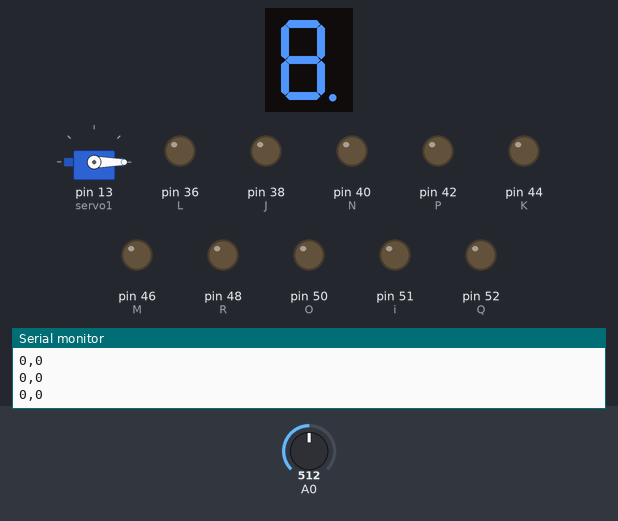
Bench run of a sketch on a simulated Arduino Mega 2560, built with avr-gcc and run on an emulated ATmega2560. Shown: 1-digit seven-segment display, servo, output pins drawn as LEDs (lit = HIGH), the last lines printed to the serial monitor. Wiring (inferred from the names in the program): 1-digit 7-segment display, segments lit when LOW: segments pin 45, pin 37, pin 49, pin 53, pin 41, pin 43, pin 39, pin 47. The test bench sets the inputs (shaded band); at power-on: A0 = 512. The segment pins are drawn as the display they are named for; pins used as bus, display or sensor lines are not drawn.

Above: at 3.8 s.
3.9 s: A0 set to 498
At 4.17 s:
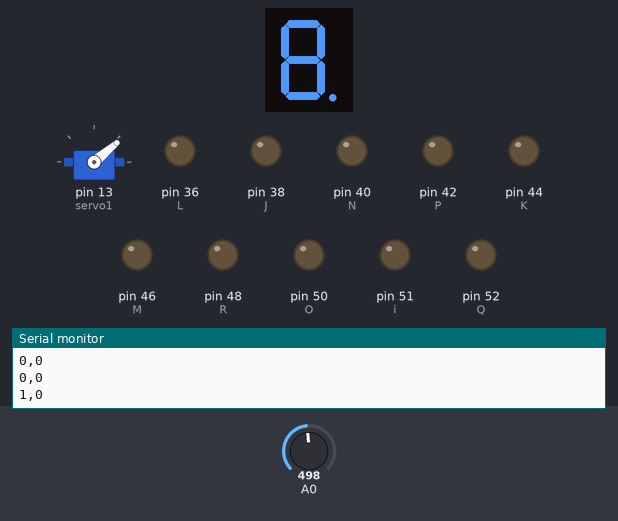
6.0 s: A0 set to 716
At 6.0 s:
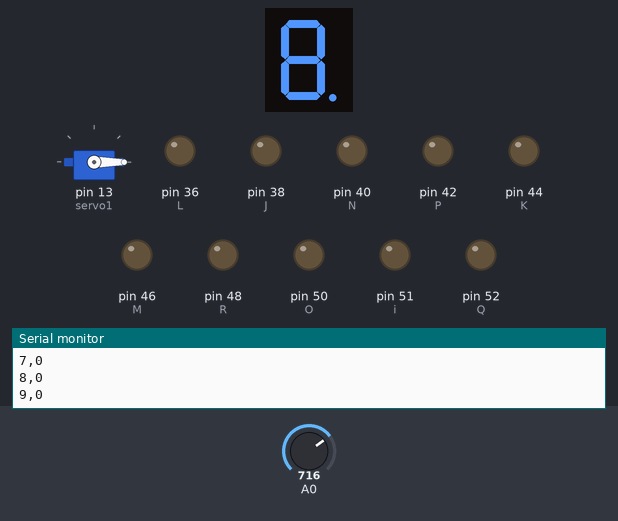
9.0 s: A0 set to 306
At 9.17 s:
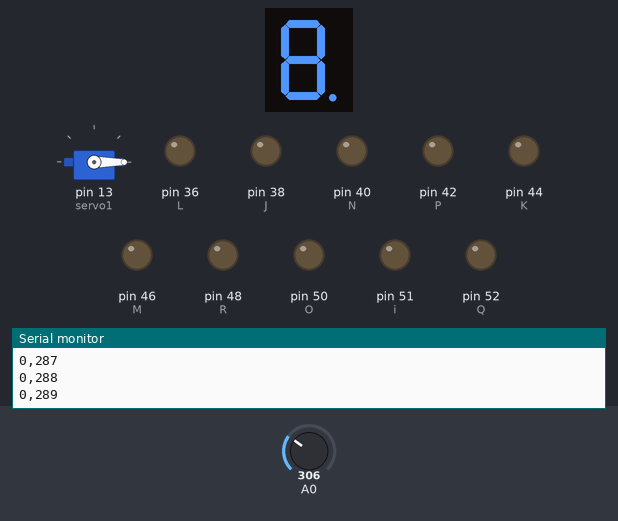
11.0 s: A0 set to 511
At 11.4 s:
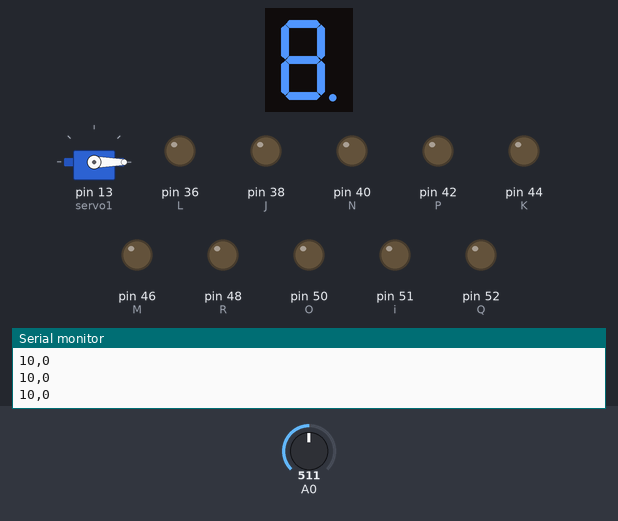
Timing chart, 0 to 13.5 s (numbered marks = the images above; inputs shaded):
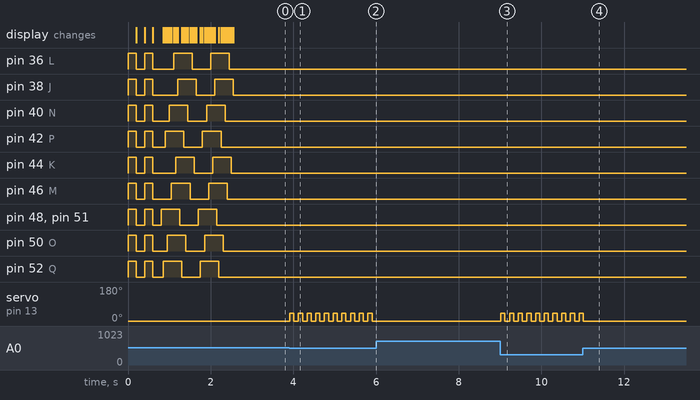

The sketch:

breakprogram.ino
```cpp
#include <Servo.h>

float ref_vol = 4.94;
float v_gau25 = 2.5;
float vpgau   = 0.018;
Servo servo1;

int n=0;
int o=0;
double t=0;

int a=45;
int b=37;
int c=49;
int d=53;
int e=41;
int f=43;
int g=39;
int h=47;
int i=51;
int J=38;
int K=44;
int L=36;
int M=46;
int N=40;
int O=50;
int P=42;
int Q=52;
int R=48;

int v=50;


void setup() {
  Serial.begin(9600);                //シリアル通信のデータ転送レートを設定しポート開放
  Serial.println("--- Started ---"); //スタート表示
  servo1.attach(13);
  servo1.write(0);
  pinMode(36,OUTPUT);
  pinMode(38,OUTPUT);
  pinMode(40,OUTPUT);
  pinMode(42,OUTPUT);
  pinMode(44,OUTPUT);
  pinMode(46,OUTPUT);
  pinMode(48,OUTPUT);
  pinMode(50,OUTPUT);
  pinMode(52,OUTPUT);
  pinMode(37,OUTPUT);
  pinMode(39,OUTPUT);
  pinMode(41,OUTPUT);
  pinMode(43,OUTPUT);
  pinMode(45,OUTPUT);
  pinMode(47,OUTPUT);
  pinMode(49,OUTPUT);
  pinMode(51,OUTPUT);
  pinMode(53,OUTPUT);

//ENRGY RIGHT START UP PROGRAM


  digitalWrite(a,HIGH);
  digitalWrite(b,HIGH);
  digitalWrite(c,HIGH);
  digitalWrite(d,HIGH);
  digitalWrite(e,HIGH);
  digitalWrite(f,HIGH);
  digitalWrite(g,HIGH);
  digitalWrite(h,HIGH);
  digitalWrite(i,HIGH);
  digitalWrite(J,HIGH);
  digitalWrite(K,HIGH);
  digitalWrite(L,HIGH);
  digitalWrite(M,HIGH);
  digitalWrite(N,HIGH);
  digitalWrite(O,HIGH);
  digitalWrite(P,HIGH);
  digitalWrite(Q,HIGH);
  digitalWrite(R,HIGH);

  delay(200);

  digitalWrite(a,LOW);
  digitalWrite(b,LOW);
  digitalWrite(c,LOW);
  digitalWrite(d,LOW);
  digitalWrite(e,LOW);
  digitalWrite(f,LOW);
  digitalWrite(g,LOW);
  digitalWrite(h,LOW);
  digitalWrite(i,LOW);
  digitalWrite(J,LOW);
  digitalWrite(K,LOW);
  digitalWrite(L,LOW);
  digitalWrite(M,LOW);
  digitalWrite(N,LOW);
  digitalWrite(O,LOW);
  digitalWrite(P,LOW);
  digitalWrite(Q,LOW);
  digitalWrite(R,LOW);

  delay(200);

  digitalWrite(a,HIGH);
  digitalWrite(b,HIGH);
  digitalWrite(c,HIGH);
  digitalWrite(d,HIGH);
  digitalWrite(e,HIGH);
  digitalWrite(f,HIGH);
  digitalWrite(g,HIGH);
  digitalWrite(h,HIGH);
  digitalWrite(i,HIGH);
  digitalWrite(J,HIGH);
  digitalWrite(K,HIGH);
  digitalWrite(L,HIGH);
  digitalWrite(M,HIGH);
  digitalWrite(N,HIGH);
  digitalWrite(O,HIGH);
  digitalWrite(P,HIGH);
  digitalWrite(Q,HIGH);
  digitalWrite(R,HIGH);

  delay(200);

  digitalWrite(a,LOW);
  digitalWrite(b,LOW);
  digitalWrite(c,LOW);
  digitalWrite(d,LOW);
  digitalWrite(e,LOW);
  digitalWrite(f,LOW);
  digitalWrite(g,LOW);
  digitalWrite(h,LOW);
  digitalWrite(i,LOW);
  digitalWrite(J,LOW);
  digitalWrite(K,LOW);
  digitalWrite(L,LOW);
  digitalWrite(M,LOW);
  digitalWrite(N,LOW);
  digitalWrite(O,LOW);
  digitalWrite(P,LOW);
  digitalWrite(Q,LOW);
  digitalWrite(R,LOW);


  delay(200);


  digitalWrite(i,HIGH);
  digitalWrite(R,HIGH);
  delay(v);
  digitalWrite(h,HIGH);
  digitalWrite(Q,HIGH);
  delay(v);
  digitalWrite(g,HIGH);
  digitalWrite(P,HIGH);
  delay(v);
  digitalWrite(f,HIGH);
  digitalWrite(O,HIGH);
  delay(v);
  digitalWrite(e,HIGH);
  digitalWrite(N,HIGH);
  delay(v);
  digitalWrite(d,HIGH);
  digitalWrite(M,HIGH);
  delay(v);
  digitalWrite(c,HIGH);
  digitalWrite(L,HIGH);
  delay(v);
  digitalWrite(b,HIGH);
  digitalWrite(K,HIGH);
  delay(v);
  digitalWrite(a,HIGH);
  digitalWrite(J,HIGH);
  delay(v);


  digitalWrite(i,LOW);
  digitalWrite(R,LOW);
  delay(v);
  digitalWrite(h,LOW);
  digitalWrite(Q,LOW);
  delay(v);
  digitalWrite(g,LOW);
  digitalWrite(P,LOW);
  delay(v);
  digitalWrite(f,LOW);
  digitalWrite(O,LOW);
  delay(v);
  digitalWrite(e,LOW);
  digitalWrite(N,LOW);
  delay(v);
  digitalWrite(d,LOW);
  digitalWrite(M,LOW);
  delay(v);
  digitalWrite(c,LOW);
  digitalWrite(L,LOW);
  delay(v);
  digitalWrite(b,LOW);
  digitalWrite(K,LOW);
  delay(v);
  digitalWrite(a,LOW);
  digitalWrite(J,LOW);
  delay(v);


  digitalWrite(i,HIGH);
  digitalWrite(R,HIGH);
  delay(v);
  digitalWrite(h,HIGH);
  digitalWrite(Q,HIGH);
  delay(v);
  digitalWrite(g,HIGH);
  digitalWrite(P,HIGH);
  delay(v);
  digitalWrite(f,HIGH);
  digitalWrite(O,HIGH);
  delay(v);
  digitalWrite(e,HIGH);
  digitalWrite(N,HIGH);
  delay(v);
  digitalWrite(d,HIGH);
  digitalWrite(M,HIGH);
  delay(v);
  digitalWrite(c,HIGH);
  digitalWrite(L,HIGH);
  delay(v);
  digitalWrite(b,HIGH);
  digitalWrite(K,HIGH);
  delay(v);
  digitalWrite(a,HIGH);
  digitalWrite(J,HIGH);
  delay(v);


  digitalWrite(i,LOW);
  digitalWrite(R,LOW);
  delay(v);
  digitalWrite(h,LOW);
  digitalWrite(Q,LOW);
  delay(v);
  digitalWrite(g,LOW);
  digitalWrite(P,LOW);
  delay(v);
  digitalWrite(f,LOW);
  digitalWrite(O,LOW);
  delay(v);
  digitalWrite(e,LOW);
  digitalWrite(N,LOW);
  delay(v);
  digitalWrite(d,LOW);
  digitalWrite(M,LOW);
  delay(v);
  digitalWrite(c,LOW);
  digitalWrite(L,LOW);
  delay(v);
  digitalWrite(b,LOW);
  digitalWrite(K,LOW);
  delay(v);
  digitalWrite(a,LOW);
  digitalWrite(J,LOW);
  delay(v);

}
void loop() {
  static int num=0;
  float voltage =  (analogRead(A0) / 1024.0) * ref_vol;
  //Serial.print("voltage = ");
  //Serial.println(voltage);
  float v_s = voltage - 0.05;
  float v_n = voltage + 0.05;

  if (v_gau25 > v_n) {
    o=0;
    n=n+1;
    delay(10);

      servo1.write(40);
      delay(100);
      servo1.write(0);
      delay(100);

  }
  if (v_gau25 < v_s) { //2.5V未満ならS極
    n=0;
    o=o+1;
    delay(10);
  }
    Serial.print(n); //反応秒数・非反応秒数表示
    Serial.print(","); //反応秒数・非反応秒数表示
    Serial.println(o); //反応秒数・非反応秒数表示
}
```

Measured:
- the behaviour switches between 508 and 507 on A0 (found by bisection; images 0 and 1)
- after the input at 3.9 s, servo on pin 13 (servo1): alternates 40° for 0.10 s and 0° for 0.11 s, starting at once
- after the input at 6.0 s, servo on pin 13 (servo1): stops changing and stays 0°
- after the input at 9.0 s, servo on pin 13 (servo1): alternates 40° for 0.10 s and 0° for 0.11 s, starting at once
- after the input at 11.0 s, servo on pin 13 (servo1): goes on until 11.0 s, then stays 0°
